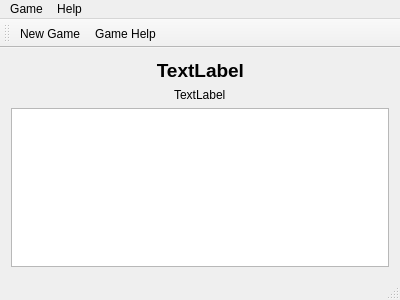
<?xml version="1.0" encoding="UTF-8"?>
<ui version="4.0">
 <class>MainWindow</class>
 <widget class="QMainWindow" name="MainWindow">
  <property name="geometry">
   <rect>
    <x>0</x>
    <y>0</y>
    <width>400</width>
    <height>300</height>
   </rect>
  </property>
  <property name="windowTitle">
   <string>Connected Four</string>
  </property>
  <property name="layoutDirection">
   <enum>Qt::LeftToRight</enum>
  </property>
  <widget class="QWidget" name="centralWidget">
   <layout class="QVBoxLayout" name="verticalLayout">
    <item>
     <layout class="QHBoxLayout" name="horizontalLayout">
      <item>
       <widget class="QLabel" name="message">
        <property name="sizePolicy">
         <sizepolicy hsizetype="Maximum" vsizetype="Fixed">
          <horstretch>0</horstretch>
          <verstretch>0</verstretch>
         </sizepolicy>
        </property>
        <property name="font">
         <font>
          <pointsize>14</pointsize>
          <weight>75</weight>
          <italic>false</italic>
          <bold>true</bold>
         </font>
        </property>
        <property name="layoutDirection">
         <enum>Qt::LeftToRight</enum>
        </property>
        <property name="text">
         <string>TextLabel</string>
        </property>
        <property name="alignment">
         <set>Qt::AlignRight|Qt::AlignTrailing|Qt::AlignVCenter</set>
        </property>
       </widget>
      </item>
     </layout>
    </item>
    <item alignment="Qt::AlignHCenter">
     <widget class="QLabel" name="colorMessage">
      <property name="sizePolicy">
       <sizepolicy hsizetype="Maximum" vsizetype="Preferred">
        <horstretch>0</horstretch>
        <verstretch>0</verstretch>
       </sizepolicy>
      </property>
      <property name="text">
       <string>TextLabel</string>
      </property>
     </widget>
    </item>
    <item>
     <widget class="SizeFitGraphicsView" name="graphicsView"/>
    </item>
   </layout>
  </widget>
  <widget class="QMenuBar" name="menuBar">
   <property name="geometry">
    <rect>
     <x>0</x>
     <y>0</y>
     <width>400</width>
     <height>22</height>
    </rect>
   </property>
   <widget class="QMenu" name="menuGame">
    <property name="title">
     <string>Game</string>
    </property>
    <addaction name="actionNewGame"/>
   </widget>
   <widget class="QMenu" name="menuHelp">
    <property name="title">
     <string>Help</string>
    </property>
    <addaction name="actionGameHelp"/>
    <addaction name="actionAbout"/>
    <addaction name="actionContact"/>
   </widget>
   <addaction name="menuGame"/>
   <addaction name="menuHelp"/>
  </widget>
  <widget class="QToolBar" name="mainToolBar">
   <attribute name="toolBarArea">
    <enum>TopToolBarArea</enum>
   </attribute>
   <attribute name="toolBarBreak">
    <bool>false</bool>
   </attribute>
   <addaction name="actionNewGame"/>
   <addaction name="actionGameHelp"/>
  </widget>
  <widget class="QStatusBar" name="statusBar"/>
  <action name="actionNewGame">
   <property name="icon">
    <iconset resource="../data/icons.qrc">
     <normaloff>:/icons/add-new-file.png</normaloff>:/icons/add-new-file.png</iconset>
   </property>
   <property name="text">
    <string>New Game</string>
   </property>
  </action>
  <action name="actionGameHelp">
   <property name="icon">
    <iconset resource="../data/icons.qrc">
     <normaloff>:/icons/question.png</normaloff>:/icons/question.png</iconset>
   </property>
   <property name="text">
    <string>Game Help</string>
   </property>
  </action>
  <action name="actionAbout">
   <property name="text">
    <string>About</string>
   </property>
  </action>
  <action name="actionContact">
   <property name="text">
    <string>Contact</string>
   </property>
  </action>
 </widget>
 <layoutdefault spacing="6" margin="11"/>
 <customwidgets>
  <customwidget>
   <class>SizeFitGraphicsView</class>
   <extends>QGraphicsView</extends>
   <header>SizeFitGraphicsView.hpp</header>
  </customwidget>
 </customwidgets>
 <resources>
  <include location="../data/icons.qrc"/>
 </resources>
 <connections/>
</ui>
